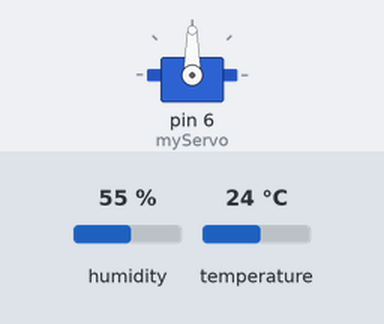
Bench run of a sketch on a simulated Arduino Uno, built with avr-gcc and run on an emulated ATmega328P. Shown: servo. The test bench sets the inputs (shaded band); at power-on: humidity 55 %, temperature 24 °C. What the sketch prints to the serial monitor is not drawn.

Above: at 0.05 s.
Timing chart, 0 to 5.8 s (numbered marks = the images above):
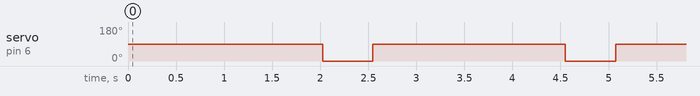

The sketch:

DoAm_Servo.ino
```cpp
#include <DHT.h>
#include <Servo.h>

#define DHT11Pin 4
#define DHTType DHT11

DHT HT(DHT11Pin, DHTType);
Servo myServo;

float humi;
float temp;

void setup(){
  HT.begin();
  myServo.attach(6);
  Serial.begin(9600);
}

void loop(){
  humi = HT.readHumidity();
  temp = HT.readTemperature();
  Serial.print("Humidity: ");
  Serial.println(humi);
  Serial.print("Temperature: ");
  Serial.println(temp);
  if(humi > 90 && temp > 29){
    myServo.write(180);
    delay(2000);
    myServo.write(0);
  }
  else{
    myServo.write(90);
    delay(2000);
    myServo.write(0);
  }
  delay(500);

}
```

Measured:
- by itself, servo on pin 6 (myServo): alternates 90° for 2.0 s and 0° for 0.52 s
